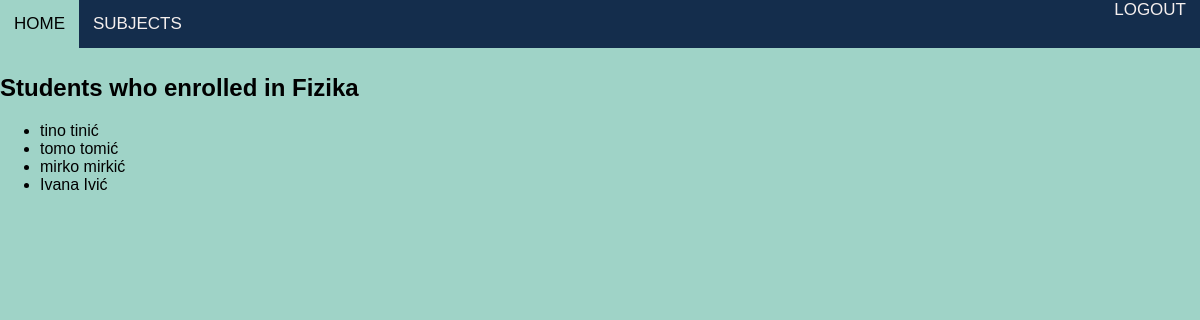
/subject/enrolled_students/2/ (signed in), run on an earlier commit of the app's database.
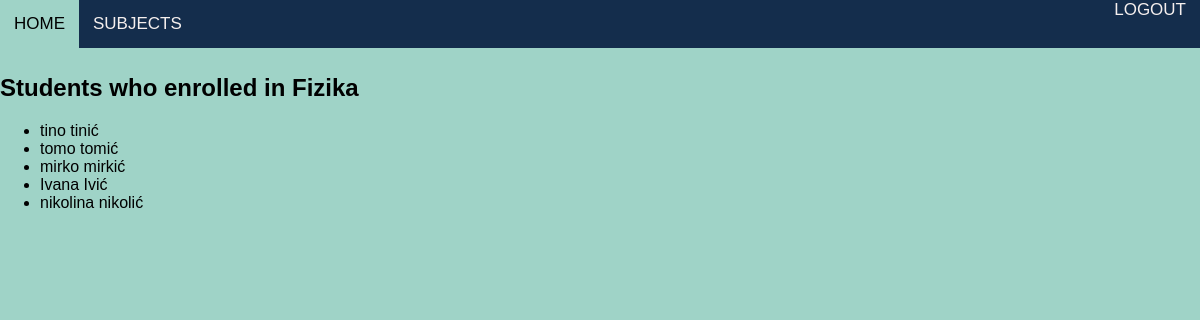
And on a later commit of the database.
### EnrollmentApp/models.py (models this page shows, shortened)
class Korisnici(AbstractUser):
    class RoleChoices(Enum):
        ADMINISTRATOR = 'administrator'
        PROFESOR = 'profesor'
        STUDENT = 'student'
    class StatusChoices(Enum):
        NONE = 'none'
        REDOVAN = 'redovan'
        IZVANREDAN = 'izvanredan'
    role = models.CharField(max_length=20, choices=[(role.value, role.name) for role in RoleChoices])
    status = models.CharField(max_length=20, choices=[(status.value, status.name) for status in StatusChoices])
    user_permissions = models.ManyToManyField(
        Permission,
        verbose_name='user permissions',
        blank=True,
        related_name='korisnici_set'
    )
    groups = models.ManyToManyField(
        'auth.Group',
        verbose_name='groups',
        blank=True,
        related_name='korisnici_set'
    )

### EnrollmentApp/views.py (the view)
# urls.py: path('subject/enrolled_students/<int:subject_id>/', views.subject_enrolled_students, name='subject_enrolled_students'),
@login_required
@user_passes_test(check_professor)
def subject_enrolled_students(request, subject_id):
    subject = get_object_or_404(Predmeti, id=subject_id)
    enrolled_students = Korisnici.objects.filter(studentenrollment__subject=subject, studentenrollment__status='Enrolled')
    context = {
        'subject': subject,
        'enrolled_students': enrolled_students,
    }
    return render(request, 'subject_enrolled_students.html', context)

### EnrollmentApp/views.py (called while the page is built)
def check_professor(user):
     return user.role == 'profesor'

### EnrollmentApp/templates/subject_enrolled_students.html (shortened to what this page needs)
{% load static %}
<!DOCTYPE html>
<html>
<head>
    <link rel="stylesheet" type="text/css" href="{% static 'css/style.css' %}">
</head>
<body>
    <nav>
        <div class="nav-left">
            <a href="{% url 'success' %}">HOME</a>
            <a href="{% url 'professor_subjects' %}" >SUBJECTS</a>
        </div>
        <div class="nav-right">
            <a href="{% url 'logout' %}" class="logout">LOGOUT</a>
        </div>
    </nav>
    <br>
    <br>
    <br>
    <h2> Students who enrolled in {{ subject.name }}</h2>
    {% if enrolled_students %}
        <ul>
            {% for student in enrolled_students %}
                <li>{{ student.first_name }} {{ student.last_name }}</li>
            {% endfor %}
        </ul>
    {% else %}
        <p>No enrolled students for this subject.</p>
    {% endif %}
</body>
</html>

What changed in the data, as far as the page shows it:
added Korisnici: first_name "nikolina", last_name "nikolić"
